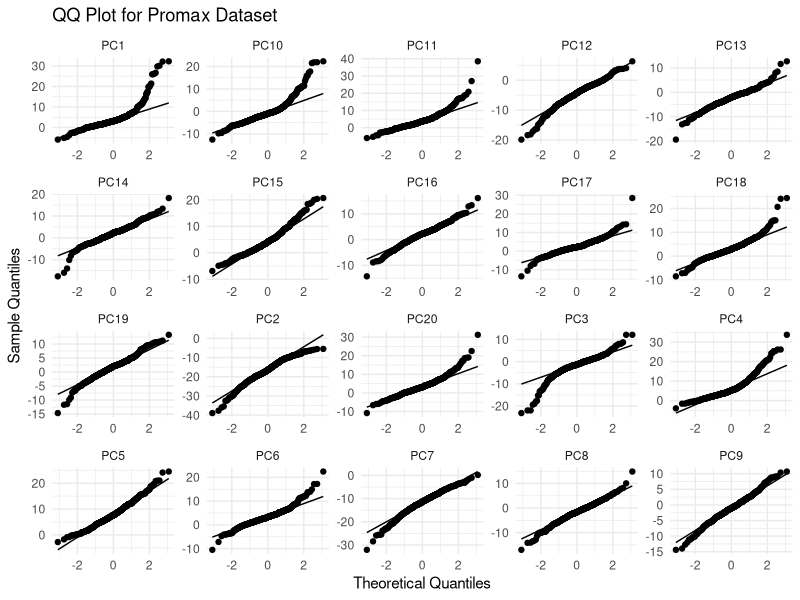
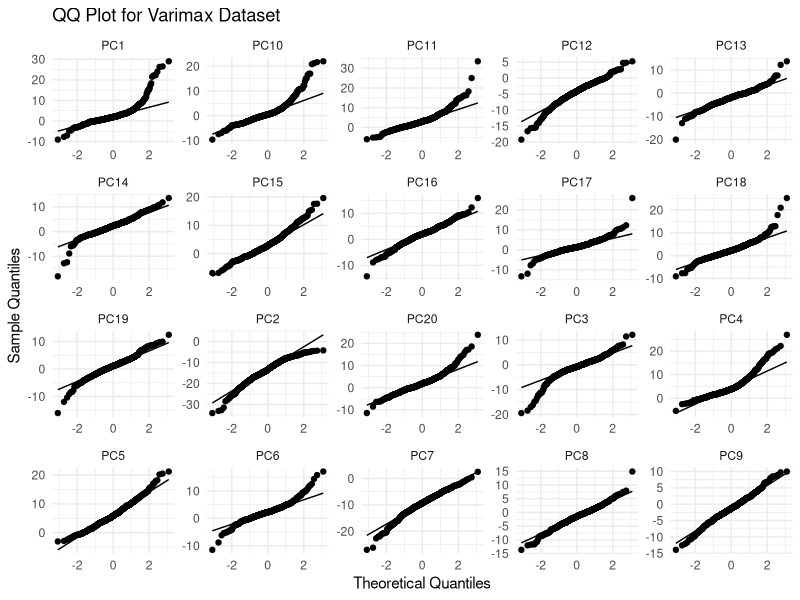
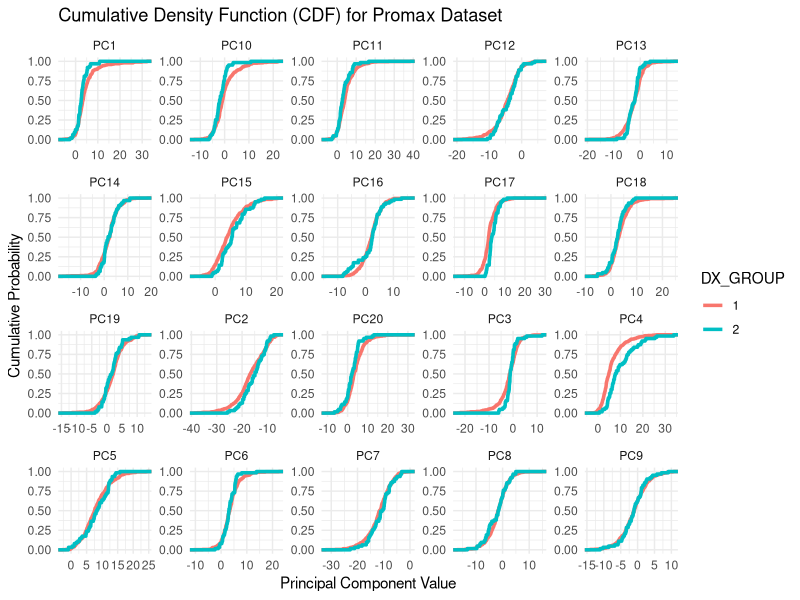
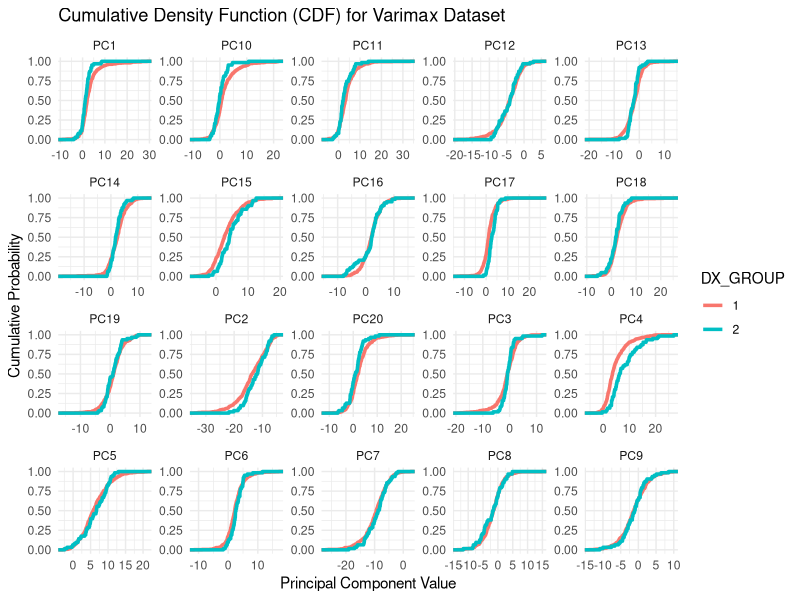

These charts were generated, in order, by the following R code:
library(ggplot2)
library(data.table)
library(dplyr)
library(tidyr)


setwd(r"[C:\Users\jason\OneDrive\Desktop\NCU\Dissertation Dataset\Disseration Analysis\05.1 Data Exporatory]")

# Load datasets
promax_data <- fread("promax_alldata.csv")
varimax_data <- fread("varimax_alldata.csv")

# Select PC1 to PC20 columns
pc_columns <- paste0("PC", 1:20)

# Convert DX_GROUP to factor
promax_data$DX_GROUP <- as.factor(promax_data$DX_GROUP)
varimax_data$DX_GROUP <- as.factor(varimax_data$DX_GROUP)

### QQ PLOT for PC1 to PC20 (Promax & Varimax) ###
# Function to generate QQ plots
generate_qq_plot <- function(data, dataset_name) {
  melted_data <- data %>%
    select(all_of(pc_columns)) %>%
    pivot_longer(cols = everything(), names_to = "Component", values_to = "Value")
  
  ggplot(melted_data, aes(sample = Value)) +
    stat_qq() +
    stat_qq_line() +
    facet_wrap(~ Component, scales = "free") +
    labs(title = paste("QQ Plot for", dataset_name, "Dataset"), x = "Theoretical Quantiles", y = "Sample Quantiles") +
    theme_minimal()
}

# Generate and display QQ plots
qq_plot_promax <- generate_qq_plot(promax_data, "Promax")
qq_plot_varimax <- generate_qq_plot(varimax_data, "Varimax")

print(qq_plot_promax)
print(qq_plot_varimax)

### CDF PLOT for PC1 to PC20 by DX_GROUP ###
# Function to generate CDF plots
generate_cdf_plot <- function(data, dataset_name) {
  melted_data <- data %>%
    select(DX_GROUP, all_of(pc_columns)) %>%
    pivot_longer(cols = -DX_GROUP, names_to = "Component", values_to = "Value")
  
  ggplot(melted_data, aes(x = Value, color = DX_GROUP)) +
    stat_ecdf(size = 1.2) +
    facet_wrap(~ Component, scales = "free") +
    labs(title = paste("Cumulative Density Function (CDF) for", dataset_name, "Dataset"),
         x = "Principal Component Value", y = "Cumulative Probability",
         color = "DX_GROUP") +
    theme_minimal()
}

# Generate and display CDF plots
cdf_plot_promax <- generate_cdf_plot(promax_data, "Promax")
cdf_plot_varimax <- generate_cdf_plot(varimax_data, "Varimax")

print(cdf_plot_promax)
print(cdf_plot_varimax)

### KS TEST for PC1 to PC20 by DX_GROUP ###
perform_ks_test <- function(data, dataset_name) {
  ks_results <- data.frame(Variable = pc_columns, P_Value = NA)
  
  for (pc in pc_columns) {
    group1 <- data %>% filter(DX_GROUP == levels(DX_GROUP)[1]) %>% pull(pc)
    group2 <- data %>% filter(DX_GROUP == levels(DX_GROUP)[2]) %>% pull(pc)
    
    if (length(group1) > 0 & length(group2) > 0) {
      ks_test <- ks.test(group1, group2)
      ks_results$P_Value[ks_results$Variable == pc] <- ks_test$p.value
    }
  }
  
  ks_results$Dataset <- dataset_name
  return(ks_results)
}

# Run KS test for both datasets
ks_results_promax <- perform_ks_test(promax_data, "Promax")
ks_results_varimax <- perform_ks_test(varimax_data, "Varimax")

# Combine results
ks_results <- rbind(ks_results_promax, ks_results_varimax)

# Print KS Test Results
print(ks_results)

# Save KS test results as CSV
write.csv(ks_results, "KS_Test_Results.csv", row.names = FALSE)
